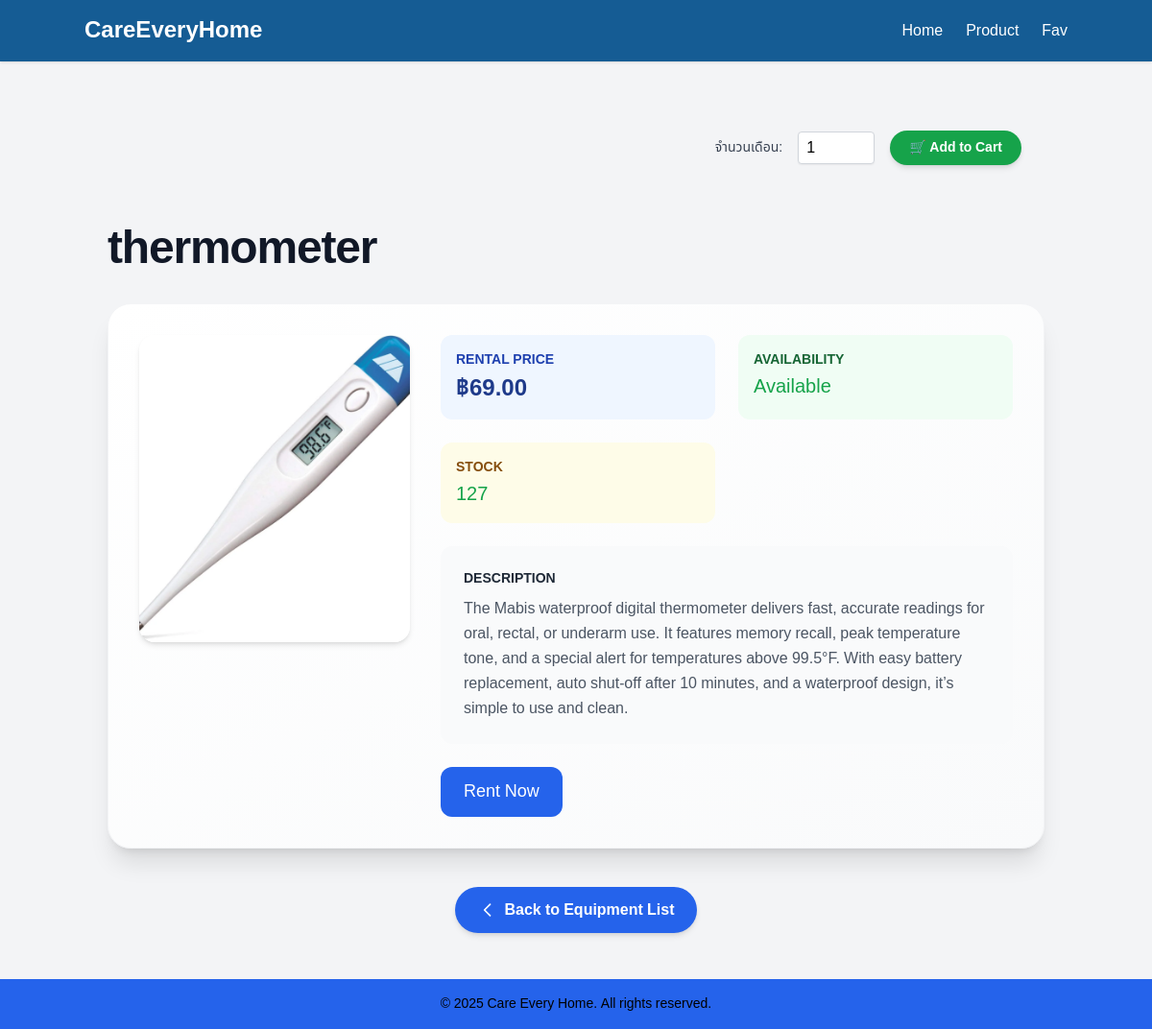
The app's page /equipments/1/ with its own data.
### myapp/models.py (models this page shows, shortened)
class Equipment(models.Model):
    name = models.CharField(max_length=255)
    status = models.CharField(max_length=50, choices=[('available', 'Available'), ('not available', 'Not available')])
    rental_price = models.DecimalField(max_digits=10, decimal_places=2)
    stock = models.PositiveIntegerField()
    description = models.TextField(max_length=500)
    image = models.ImageField(upload_to='equipments/', null=True, blank=True)

### myapp/views.py (the view)
# urls.py: path('equipments/<int:pk>/', EquipmentDetailView.as_view(), name='equipment_detail'),
class EquipmentDetailView(DetailView):
    model = Equipment
    template_name = 'myapp/equipment_detail.html'
    context_object_name = 'equipment'  # Name of the variable in the template

### myapp/templates/myapp/equipment_detail.html (shortened to what this page needs)
{% extends 'myapp/base.html' %}
{% block content %}
<div class="max-w-5xl mx-auto px-6 py-12">
<form method="post" action="{% url 'add_to_cart' equipment_id=equipment.id %}">
  <div class="flex items-center gap-4 mb-4 justify-end">
    <label for="months" class="text-sm font-medium text-gray-700">จำนวนเดือน:</label>
    <input type="number" name="months" id="months" min="1" value="1"
           class="w-20 border border-gray-300 rounded px-2 py-1 shadow-sm">
    <button type="submit"
            class="inline-flex items-center bg-green-600 text-white px-5 py-2 rounded-full text-sm font-semibold hover:bg-green-700 transition shadow-md">
      🛒 Add to Cart
    </button>
  </div>
</form>
</div>
  <h1 class="text-5xl font-extrabold text-gray-900 mb-8 tracking-tight">{{ equipment.name }}</h1>
  <div class="bg-gradient-to-br from-white to-gray-50 p-8 rounded-3xl shadow-xl border border-gray-100">
    <div class="grid lg:grid-cols-3 gap-8">
      <div class="lg:col-span-1">
        {% if equipment.image %}
          <img src="{{ equipment.image.url }}" alt="{{ equipment.name }}"
               class="w-full rounded-2xl object-cover h-80 shadow-md transition-transform hover:scale-105">
        {% else %}
          <div class="w-full h-80 bg-gray-200 rounded-2xl flex items-center justify-center text-gray-500 text-base font-medium">
            No Image Available
          </div>
        {% endif %}
      </div>
      <div class="lg:col-span-2 space-y-6">
        <div class="grid md:grid-cols-2 gap-6">
          <div class="bg-blue-50 p-4 rounded-xl">
            <h3 class="text-sm font-semibold text-blue-800 uppercase">Rental Price</h3>
            <p class="text-2xl font-bold text-blue-900 mt-1">฿{{ equipment.rental_price }}</p>
          </div>
          <div class="bg-green-50 p-4 rounded-xl">
            <h3 class="text-sm font-semibold text-green-800 uppercase">Availability</h3>
            <p class="text-xl font-medium mt-1">
              {% if equipment.status == 'available' %}
                <span class="text-green-600">Available</span>
              {% else %}
                <span class="text-red-600">Unavailable</span>
              {% endif %}
            </p>
          </div>
          <div class="bg-yellow-50 p-4 rounded-xl">
            <h3 class="text-sm font-semibold text-yellow-800 uppercase">Stock</h3>
            <p class="text-xl font-medium mt-1">
              {% if equipment.stock <= 0 %}
                <span class="text-red-600">{{ equipment.stock }}</span>
              {% else %}
                <span class="text-green-600">{{ equipment.stock }}</span>
              {% endif %}
            </p>
          </div>
        </div>
        <div class="bg-gray-50 p-6 rounded-xl">
          <h3 class="text-sm font-semibold text-gray-800 uppercase">Description</h3>
          <p class="text-gray-600 mt-2 leading-relaxed">{{ equipment.description }}</p>
        </div>
        <div class="mt-8">
          <div class="mt-4 text-left">
            <a
               class="inline-block bg-blue-600 text-white py-3 px-6 rounded-xl text-lg hover:bg-blue-700 transition"
               href="{% url 'rent' equipment.id %}">Rent Now</a>
          </div>
        </div>
        </div>
      </div>
    </div>
  <div class="mt-10 text-center">
    <a href="{% url 'equipment_list' %}"
       class="inline-flex items-center px-6 py-3 bg-blue-600 text-white font-semibold rounded-full hover:bg-blue-700 transition shadow-md">
      <svg class="w-5 h-5 mr-2" fill="none" stroke="currentColor" viewBox="0 0 24 24">
        <path stroke-linecap="round" stroke-linejoin="round" stroke-width="2" d="M15 19l-7-7 7-7"></path>
      </svg>
      Back to Equipment List
    </a>
  </div>
{% endblock %}

### myapp/templates/myapp/base.html (style rules this page uses)
body { font-family: 'Noto Sans Thai', sans-serif; }

### records on screen
Equipment: name "thermometer", image (picture), rental_price "69.00", stock "127", description "The Mabis waterproof digital thermometer delivers fast, accurate readings for oral, rectal, or underarm use. It features memory recall, peak temperature tone, and a special alert for temperatures above 99.5°F. With easy battery replacement, auto shut-off after 10 minutes, and a waterproof design, it’s simple to use and clean."
